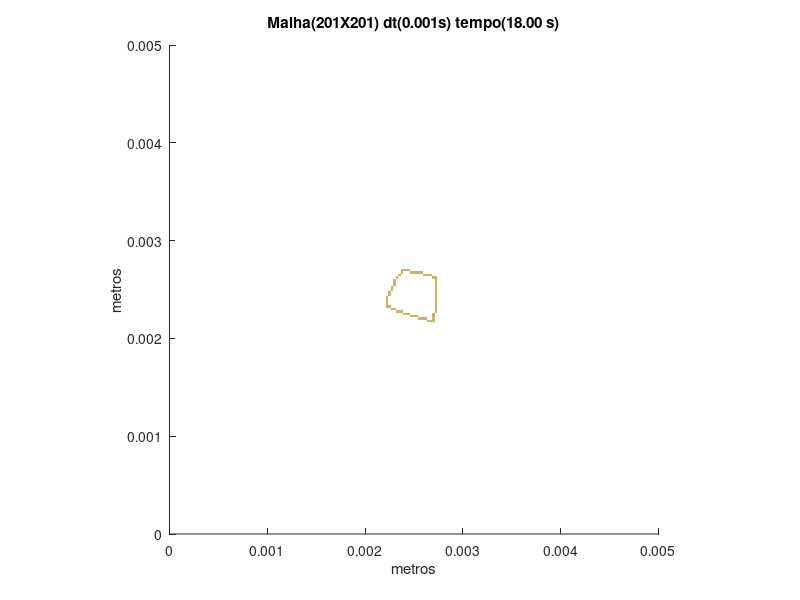

The MATLAB script that drew this image:
set (gca,'PlotBoxAspectRatio',[1 1 1],'Xlim',[0,0.005],'Ylim',[0,0.005])
hold on
title('Malha(201X201) dt(0.001s) tempo(18.00 s)')
hold on
ylabel('metros')
hold on
xlabel('metros')
hold on

fill([0.00263681592039801 0.00263681592039801 0.00266169154228856 0.00266169154228856],[0.00216417910447761 0.00218905472636816 0.00218905472636816 0.00216417910447761],[0.8,0.7,0.4],'LineStyle','none')

fill([0.00266169154228856 0.00266169154228856 0.0026865671641791 0.0026865671641791],[0.00216417910447761 0.00218905472636816 0.00218905472636816 0.00216417910447761],[0.8,0.7,0.4],'LineStyle','none')

fill([0.0026865671641791 0.0026865671641791 0.00271144278606965 0.00271144278606965],[0.00216417910447761 0.00218905472636816 0.00218905472636816 0.00216417910447761],[0.8,0.7,0.4],'LineStyle','none')

fill([0.00253731343283582 0.00253731343283582 0.00256218905472637 0.00256218905472637],[0.00218905472636816 0.00221393034825871 0.00221393034825871 0.00218905472636816],[0.8,0.7,0.4],'LineStyle','none')

fill([0.00256218905472637 0.00256218905472637 0.00258706467661692 0.00258706467661692],[0.00218905472636816 0.00221393034825871 0.00221393034825871 0.00218905472636816],[0.8,0.7,0.4],'LineStyle','none')

fill([0.00258706467661692 0.00258706467661692 0.00261194029850746 0.00261194029850746],[0.00218905472636816 0.00221393034825871 0.00221393034825871 0.00218905472636816],[0.8,0.7,0.4],'LineStyle','none')

fill([0.00261194029850746 0.00261194029850746 0.00263681592039801 0.00263681592039801],[0.00218905472636816 0.00221393034825871 0.00221393034825871 0.00218905472636816],[0.8,0.7,0.4],'LineStyle','none')

fill([0.0026865671641791 0.0026865671641791 0.00271144278606965 0.00271144278606965],[0.00218905472636816 0.00221393034825871 0.00221393034825871 0.00218905472636816],[0.8,0.7,0.4],'LineStyle','none')

fill([0.00246268656716418 0.00246268656716418 0.00248756218905473 0.00248756218905473],[0.00221393034825871 0.00223880597014925 0.00223880597014925 0.00221393034825871],[0.8,0.7,0.4],'LineStyle','none')

fill([0.00248756218905473 0.00248756218905473 0.00251243781094527 0.00251243781094527],[0.00221393034825871 0.00223880597014925 0.00223880597014925 0.00221393034825871],[0.8,0.7,0.4],'LineStyle','none')

fill([0.00251243781094527 0.00251243781094527 0.00253731343283582 0.00253731343283582],[0.00221393034825871 0.00223880597014925 0.00223880597014925 0.00221393034825871],[0.8,0.7,0.4],'LineStyle','none')

fill([0.0026865671641791 0.0026865671641791 0.00271144278606965 0.00271144278606965],[0.00221393034825871 0.00223880597014925 0.00223880597014925 0.00221393034825871],[0.8,0.7,0.4],'LineStyle','none')

fill([0.00238805970149254 0.00238805970149254 0.00241293532338308 0.00241293532338308],[0.00223880597014925 0.0022636815920398 0.0022636815920398 0.00223880597014925],[0.8,0.7,0.4],'LineStyle','none')

fill([0.00241293532338308 0.00241293532338308 0.00243781094527363 0.00243781094527363],[0.00223880597014925 0.0022636815920398 0.0022636815920398 0.00223880597014925],[0.8,0.7,0.4],'LineStyle','none')

fill([0.00243781094527363 0.00243781094527363 0.00246268656716418 0.00246268656716418],[0.00223880597014925 0.0022636815920398 0.0022636815920398 0.00223880597014925],[0.8,0.7,0.4],'LineStyle','none')

fill([0.0026865671641791 0.0026865671641791 0.00271144278606965 0.00271144278606965],[0.00223880597014925 0.0022636815920398 0.0022636815920398 0.00223880597014925],[0.8,0.7,0.4],'LineStyle','none')

fill([0.0023134328358209 0.0023134328358209 0.00233830845771144 0.00233830845771144],[0.0022636815920398 0.00228855721393035 0.00228855721393035 0.0022636815920398],[0.8,0.7,0.4],'LineStyle','none')

fill([0.00233830845771144 0.00233830845771144 0.00236318407960199 0.00236318407960199],[0.0022636815920398 0.00228855721393035 0.00228855721393035 0.0022636815920398],[0.8,0.7,0.4],'LineStyle','none')

fill([0.00236318407960199 0.00236318407960199 0.00238805970149254 0.00238805970149254],[0.0022636815920398 0.00228855721393035 0.00228855721393035 0.0022636815920398],[0.8,0.7,0.4],'LineStyle','none')

fill([0.00271144278606965 0.00271144278606965 0.0027363184079602 0.0027363184079602],[0.0022636815920398 0.00228855721393035 0.00228855721393035 0.0022636815920398],[0.8,0.7,0.4],'LineStyle','none')

fill([0.0022636815920398 0.0022636815920398 0.00228855721393035 0.00228855721393035],[0.00228855721393035 0.0023134328358209 0.0023134328358209 0.00228855721393035],[0.8,0.7,0.4],'LineStyle','none')

fill([0.00228855721393035 0.00228855721393035 0.0023134328358209 0.0023134328358209],[0.00228855721393035 0.0023134328358209 0.0023134328358209 0.00228855721393035],[0.8,0.7,0.4],'LineStyle','none')

fill([0.00271144278606965 0.00271144278606965 0.0027363184079602 0.0027363184079602],[0.00228855721393035 0.0023134328358209 0.0023134328358209 0.00228855721393035],[0.8,0.7,0.4],'LineStyle','none')

fill([0.00221393034825871 0.00221393034825871 0.00223880597014925 0.00223880597014925],[0.0023134328358209 0.00233830845771144 0.00233830845771144 0.0023134328358209],[0.8,0.7,0.4],'LineStyle','none')

fill([0.00223880597014925 0.00223880597014925 0.0022636815920398 0.0022636815920398],[0.0023134328358209 0.00233830845771144 0.00233830845771144 0.0023134328358209],[0.8,0.7,0.4],'LineStyle','none')

fill([0.00271144278606965 0.00271144278606965 0.0027363184079602 0.0027363184079602],[0.0023134328358209 0.00233830845771144 0.00233830845771144 0.0023134328358209],[0.8,0.7,0.4],'LineStyle','none')

fill([0.00221393034825871 0.00221393034825871 0.00223880597014925 0.00223880597014925],[0.00233830845771144 0.00236318407960199 0.00236318407960199 0.00233830845771144],[0.8,0.7,0.4],'LineStyle','none')

fill([0.00271144278606965 0.00271144278606965 0.0027363184079602 0.0027363184079602],[0.00233830845771144 0.00236318407960199 0.00236318407960199 0.00233830845771144],[0.8,0.7,0.4],'LineStyle','none')

fill([0.00221393034825871 0.00221393034825871 0.00223880597014925 0.00223880597014925],[0.00236318407960199 0.00238805970149254 0.00238805970149254 0.00236318407960199],[0.8,0.7,0.4],'LineStyle','none')

fill([0.00271144278606965 0.00271144278606965 0.0027363184079602 0.0027363184079602],[0.00236318407960199 0.00238805970149254 0.00238805970149254 0.00236318407960199],[0.8,0.7,0.4],'LineStyle','none')

fill([0.00221393034825871 0.00221393034825871 0.00223880597014925 0.00223880597014925],[0.00238805970149254 0.00241293532338308 0.00241293532338308 0.00238805970149254],[0.8,0.7,0.4],'LineStyle','none')

fill([0.00271144278606965 0.00271144278606965 0.0027363184079602 0.0027363184079602],[0.00238805970149254 0.00241293532338308 0.00241293532338308 0.00238805970149254],[0.8,0.7,0.4],'LineStyle','none')

fill([0.00221393034825871 0.00221393034825871 0.00223880597014925 0.00223880597014925],[0.00241293532338308 0.00243781094527363 0.00243781094527363 0.00241293532338308],[0.8,0.7,0.4],'LineStyle','none')

fill([0.00271144278606965 0.00271144278606965 0.0027363184079602 0.0027363184079602],[0.00241293532338308 0.00243781094527363 0.00243781094527363 0.00241293532338308],[0.8,0.7,0.4],'LineStyle','none')

fill([0.00223880597014925 0.00223880597014925 0.0022636815920398 0.0022636815920398],[0.00243781094527363 0.00246268656716418 0.00246268656716418 0.00243781094527363],[0.8,0.7,0.4],'LineStyle','none')

fill([0.00271144278606965 0.00271144278606965 0.0027363184079602 0.0027363184079602],[0.00243781094527363 0.00246268656716418 0.00246268656716418 0.00243781094527363],[0.8,0.7,0.4],'LineStyle','none')

fill([0.00223880597014925 0.00223880597014925 0.0022636815920398 0.0022636815920398],[0.00246268656716418 0.00248756218905473 0.00248756218905473 0.00246268656716418],[0.8,0.7,0.4],'LineStyle','none')

fill([0.00271144278606965 0.00271144278606965 0.0027363184079602 0.0027363184079602],[0.00246268656716418 0.00248756218905473 0.00248756218905473 0.00246268656716418],[0.8,0.7,0.4],'LineStyle','none')

fill([0.0022636815920398 0.0022636815920398 0.00228855721393035 0.00228855721393035],[0.00248756218905473 0.00251243781094527 0.00251243781094527 0.00248756218905473],[0.8,0.7,0.4],'LineStyle','none')

fill([0.00271144278606965 0.00271144278606965 0.0027363184079602 0.0027363184079602],[0.00248756218905473 0.00251243781094527 0.00251243781094527 0.00248756218905473],[0.8,0.7,0.4],'LineStyle','none')

fill([0.0022636815920398 0.0022636815920398 0.00228855721393035 0.00228855721393035],[0.00251243781094527 0.00253731343283582 0.00253731343283582 0.00251243781094527],[0.8,0.7,0.4],'LineStyle','none')

fill([0.00271144278606965 0.00271144278606965 0.0027363184079602 0.0027363184079602],[0.00251243781094527 0.00253731343283582 0.00253731343283582 0.00251243781094527],[0.8,0.7,0.4],'LineStyle','none')

fill([0.00228855721393035 0.00228855721393035 0.0023134328358209 0.0023134328358209],[0.00253731343283582 0.00256218905472637 0.00256218905472637 0.00253731343283582],[0.8,0.7,0.4],'LineStyle','none')

fill([0.00271144278606965 0.00271144278606965 0.0027363184079602 0.0027363184079602],[0.00253731343283582 0.00256218905472637 0.00256218905472637 0.00253731343283582],[0.8,0.7,0.4],'LineStyle','none')

fill([0.00228855721393035 0.00228855721393035 0.0023134328358209 0.0023134328358209],[0.00256218905472637 0.00258706467661692 0.00258706467661692 0.00256218905472637],[0.8,0.7,0.4],'LineStyle','none')

fill([0.00271144278606965 0.00271144278606965 0.0027363184079602 0.0027363184079602],[0.00256218905472637 0.00258706467661692 0.00258706467661692 0.00256218905472637],[0.8,0.7,0.4],'LineStyle','none')

fill([0.00228855721393035 0.00228855721393035 0.0023134328358209 0.0023134328358209],[0.00258706467661692 0.00261194029850746 0.00261194029850746 0.00258706467661692],[0.8,0.7,0.4],'LineStyle','none')

fill([0.00271144278606965 0.00271144278606965 0.0027363184079602 0.0027363184079602],[0.00258706467661692 0.00261194029850746 0.00261194029850746 0.00258706467661692],[0.8,0.7,0.4],'LineStyle','none')

fill([0.0023134328358209 0.0023134328358209 0.00233830845771144 0.00233830845771144],[0.00261194029850746 0.00263681592039801 0.00263681592039801 0.00261194029850746],[0.8,0.7,0.4],'LineStyle','none')

fill([0.0026865671641791 0.0026865671641791 0.00271144278606965 0.00271144278606965],[0.00261194029850746 0.00263681592039801 0.00263681592039801 0.00261194029850746],[0.8,0.7,0.4],'LineStyle','none')

fill([0.00271144278606965 0.00271144278606965 0.0027363184079602 0.0027363184079602],[0.00261194029850746 0.00263681592039801 0.00263681592039801 0.00261194029850746],[0.8,0.7,0.4],'LineStyle','none')

fill([0.00233830845771144 0.00233830845771144 0.00236318407960199 0.00236318407960199],[0.00263681592039801 0.00266169154228856 0.00266169154228856 0.00263681592039801],[0.8,0.7,0.4],'LineStyle','none')

fill([0.00258706467661692 0.00258706467661692 0.00261194029850746 0.00261194029850746],[0.00263681592039801 0.00266169154228856 0.00266169154228856 0.00263681592039801],[0.8,0.7,0.4],'LineStyle','none')

fill([0.00261194029850746 0.00261194029850746 0.00263681592039801 0.00263681592039801],[0.00263681592039801 0.00266169154228856 0.00266169154228856 0.00263681592039801],[0.8,0.7,0.4],'LineStyle','none')

fill([0.00263681592039801 0.00263681592039801 0.00266169154228856 0.00266169154228856],[0.00263681592039801 0.00266169154228856 0.00266169154228856 0.00263681592039801],[0.8,0.7,0.4],'LineStyle','none')

fill([0.00266169154228856 0.00266169154228856 0.0026865671641791 0.0026865671641791],[0.00263681592039801 0.00266169154228856 0.00266169154228856 0.00263681592039801],[0.8,0.7,0.4],'LineStyle','none')

fill([0.00236318407960199 0.00236318407960199 0.00238805970149254 0.00238805970149254],[0.00266169154228856 0.0026865671641791 0.0026865671641791 0.00266169154228856],[0.8,0.7,0.4],'LineStyle','none')

fill([0.00246268656716418 0.00246268656716418 0.00248756218905473 0.00248756218905473],[0.00266169154228856 0.0026865671641791 0.0026865671641791 0.00266169154228856],[0.8,0.7,0.4],'LineStyle','none')

fill([0.00248756218905473 0.00248756218905473 0.00251243781094527 0.00251243781094527],[0.00266169154228856 0.0026865671641791 0.0026865671641791 0.00266169154228856],[0.8,0.7,0.4],'LineStyle','none')

fill([0.00251243781094527 0.00251243781094527 0.00253731343283582 0.00253731343283582],[0.00266169154228856 0.0026865671641791 0.0026865671641791 0.00266169154228856],[0.8,0.7,0.4],'LineStyle','none')

fill([0.00253731343283582 0.00253731343283582 0.00256218905472637 0.00256218905472637],[0.00266169154228856 0.0026865671641791 0.0026865671641791 0.00266169154228856],[0.8,0.7,0.4],'LineStyle','none')

fill([0.00256218905472637 0.00256218905472637 0.00258706467661692 0.00258706467661692],[0.00266169154228856 0.0026865671641791 0.0026865671641791 0.00266169154228856],[0.8,0.7,0.4],'LineStyle','none')

fill([0.00236318407960199 0.00236318407960199 0.00238805970149254 0.00238805970149254],[0.0026865671641791 0.00271144278606965 0.00271144278606965 0.0026865671641791],[0.8,0.7,0.4],'LineStyle','none')

fill([0.00238805970149254 0.00238805970149254 0.00241293532338308 0.00241293532338308],[0.0026865671641791 0.00271144278606965 0.00271144278606965 0.0026865671641791],[0.8,0.7,0.4],'LineStyle','none')

fill([0.00241293532338308 0.00241293532338308 0.00243781094527363 0.00243781094527363],[0.0026865671641791 0.00271144278606965 0.00271144278606965 0.0026865671641791],[0.8,0.7,0.4],'LineStyle','none')

fill([0.00243781094527363 0.00243781094527363 0.00246268656716418 0.00246268656716418],[0.0026865671641791 0.00271144278606965 0.00271144278606965 0.0026865671641791],[0.8,0.7,0.4],'LineStyle','none')
